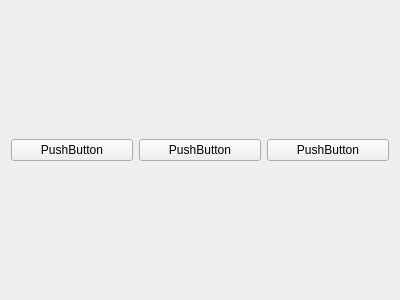
<?xml version="1.0" encoding="UTF-8"?>
<ui version="4.0">
 <class>Form</class>
 <widget class="QWidget" name="Form">
  <property name="geometry">
   <rect>
    <x>0</x>
    <y>0</y>
    <width>400</width>
    <height>300</height>
   </rect>
  </property>
  <property name="windowTitle">
   <string>Form</string>
  </property>
  <layout class="QVBoxLayout" name="verticalLayout_2">
   <item>
    <layout class="QHBoxLayout" name="horizontalLayout">
     <item>
      <widget class="QPushButton" name="pushButton">
       <property name="text">
        <string>PushButton</string>
       </property>
      </widget>
     </item>
     <item>
      <widget class="QPushButton" name="pushButton_2">
       <property name="text">
        <string>PushButton</string>
       </property>
      </widget>
     </item>
     <item>
      <widget class="QPushButton" name="pushButton_3">
       <property name="text">
        <string>PushButton</string>
       </property>
      </widget>
     </item>
    </layout>
   </item>
  </layout>
 </widget>
 <resources/>
 <connections/>
</ui>
